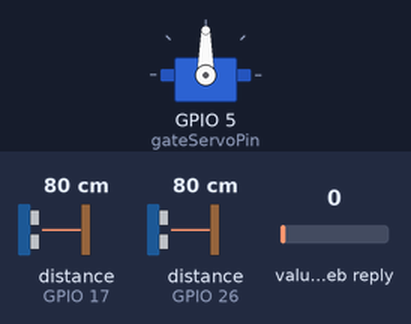
The sketch below on a simulated ESP32. Shown: servo. Wiring (inferred from the names in the program): 2 × ultrasonic range finder: trigger GPIO 16, echo GPIO 17 / trigger GPIO 25, echo GPIO 26. The test bench sets the inputs (shaded band); at power-on: value in the web reply 0, distance to the obstacle (sensors on GPIO 17, GPIO 26) 80 cm. The echo pulse lasts 58.3 µs per cm; WiFi joins after 1.5 s; servers stay silent unless stated; web services answer with replies made up by the test bench; what the sketch prints to the serial monitor is not drawn.

Above: at 3.2 s.
3.3 s: value in the web reply set to 25
11.9 s: value in the web reply set to 1
At 19.9 s:
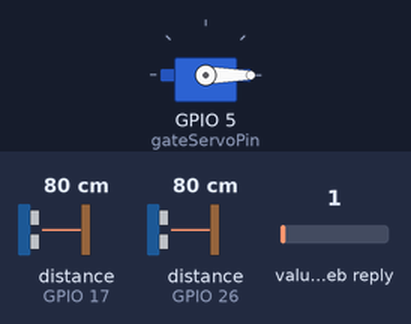
Timing chart, 0 to 21.4 s (numbered marks = the images above; inputs shaded):
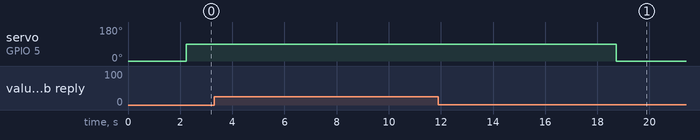

Measured:
- after the input at 3.3 s, every drawn part: stays the same
- after the input at 11.9 s, servo on GPIO 5 (gateServoPin): 90° → 0° after 6.8 s

The sketch:

gate_controle.ino
```cpp
#include <WiFi.h>
#include <ThingSpeak.h>
#include <ESP32Servo.h>
#include <HTTPClient.h>

const int trigPin1=16;
const int echoPin1=17;
const int trigPin2=25;
const int echoPin2=26;
int Tdist=200;
int mesdist(int trigpin, int echopin);


const char *ssid = "Wokwi-GUEST";
const char *password = "";
WiFiClient client;

unsigned long channelID = 2805605;
const char *readAPIKey = "W2N7HIKM621EXJO7";
int gateServoPin = 5;  // Servo pin for the gate
Servo gateServo;       // Servo to control gate


void setup() {
  Serial.begin(115200);
  pinMode(trigPin1, OUTPUT);
  pinMode(echoPin1, INPUT);
  pinMode(trigPin2, OUTPUT);
  pinMode(echoPin2, INPUT);

  WiFi.begin(ssid, password);
  while (WiFi.status() != WL_CONNECTED) {
    delay(1000);
    Serial.println("Connecting to WiFi...");
  }
  Serial.println("Connected to WiFi");

  ThingSpeak.begin(client);
  gateServo.attach(gateServoPin);
  gateServo.write(0);
}

void loop() {
  int parkingStatus;
  int dist1=mesdist(trigPin1,echoPin1);
  int dist2=mesdist(trigPin2,echoPin2);
  // Get the latest status (last two entries)
  String readUrl = "https://api.thingspeak.com/channels/" + String(channelID) + "/fields/1.json?api_key=" + String(readAPIKey) + "&results=1";

  HTTPClient http;
  http.begin(readUrl); // Connect to ThingSpeak API

  int httpCode = http.GET();
  if (httpCode > 0) {
    String payload = http.getString();
    Serial.println("Received payload: ");
    Serial.println(payload);

    // Parse the JSON response to get the most recent parking status
    int feedstart=payload.indexOf("feeds");
    int start = payload.indexOf("\"field1\":\"",feedstart) + 10;  // Field 1 value
    int end = payload.indexOf("\"", start);
    String statusString = payload.substring(start, end);
    Serial.println(statusString);
    parkingStatus = statusString.toInt();


    // Control gate based on parking status


    }

   else {
    Serial.println("Error in HTTP request");
  }
  Serial.println(dist1);
  Serial.println(dist2);
  http.end();  // Close the HTTP connection
   Serial.println(parkingStatus);
  if(parkingStatus == 0) { // Slot occupied
      gateServo.write(90);
      Serial.println("door is closed");  // Close the gate
    }
  if(parkingStatus==1){
    if((dist1<Tdist||dist2<Tdist)) { // Slot free
      gateServo.write(0);
      Serial.println("gate is open");// Open the gate
    }
    else{
    gateServo.write(90);
    Serial.println("door is closed");
  }
}


  delay(8000); // Check status every 10 seconds
}

int mesdist(int trigpin,int echopin){

  digitalWrite(trigpin, LOW);
  delayMicroseconds(2);
  digitalWrite(trigpin, HIGH);
  delayMicroseconds(10);
  digitalWrite(trigpin, LOW);

  long duration = pulseIn(echopin, HIGH);

  // Calculate the distance (duration in microseconds / 58 = cm)
  float distance = duration * 0.034 / 2;

  return distance;

}
```
